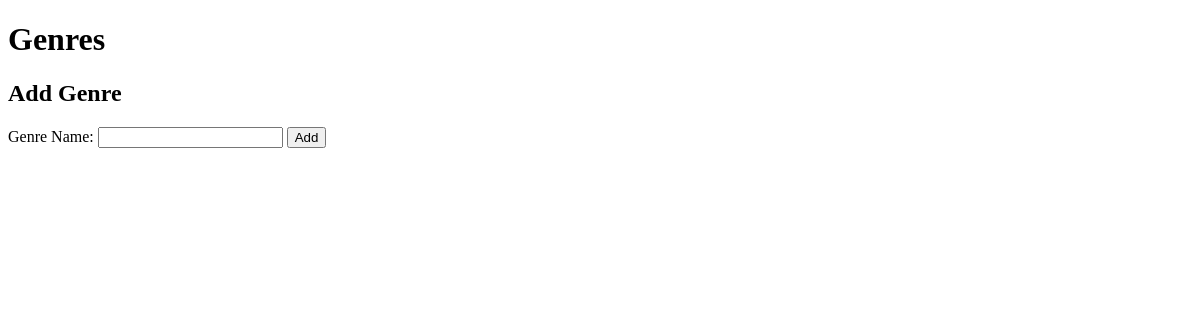
Page /controller/book_controller.php?action=list_genres (signed in) on the earlier database version.
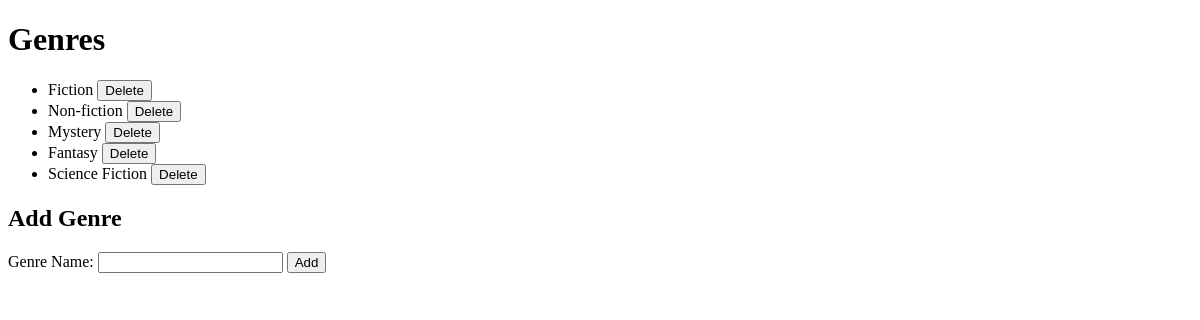
Same page on the later database version.
### tables this page shows
CREATE TABLE IF NOT EXISTS `genres` (
  `genre_id` int NOT NULL AUTO_INCREMENT,
  `name` varchar(100) NOT NULL,
  PRIMARY KEY (`genre_id`)
);

### model/genre_database.php (called while the page is built, shortened)
<?php
function get_genres() {
    global $db;
    $query = 'SELECT * FROM genres ORDER BY genre_id';
    $statement = $db->prepare($query);
    $statement->execute();
    $genres = $statement->fetchAll();
    return $genres;
}
?>

### view/genre_list_view.php (the view, shortened to what this page needs)
<!DOCTYPE html>
<html>
<head>
</head>
<body>
    <h1>Genres</h1>
    <ul>
        <?php foreach ($genres as $genre) : ?>
            <li>
                <?php echo htmlspecialchars($genre['name']); ?>
                <form action="." method="post" style="display:inline;">
                    <button>Delete</button>
                </form>
            </li>
        <?php endforeach; ?>
    </ul>
    <h2>Add Genre</h2>
    <form action="." method="post">
        <label>Genre Name:</label>
        <input type="text" name="name" required>
        <input type="submit" value="Add">
    </form>
</body>
</html>

### controller/book_controller.php (shortened to what this page needs)
<?php
require('../database.php');
require('../model/genre_database.php');
$action = filter_input(INPUT_POST, 'action');
if ($action == NULL) {
    $action = filter_input(INPUT_GET, 'action');
}
if ($action == 'list_books') {
    $genre_id = filter_input(INPUT_GET, 'genre_id', FILTER_VALIDATE_INT);
    if ($genre_id == NULL || $genre_id == FALSE) {
        $genre_id = 1;
    }
    $genre_name = get_genre_name($genre_id);
    $genres = get_genres();
    $books = get_books_by_genre($genre_id);
    include('../view/book_list_view.php');
} else if ($action == 'show_add_form') {
    $genres = get_genres();
    include('../view/add_book_view.php');
} else if ($action == 'list_genres') {
    $genres = get_genres();
    include ('../view/genre_list_view.php');
}
?>

Differences in the rows shown:
added genres: name "Fiction"
added genres: name "Non-fiction"
added genres: name "Mystery"
added genres: name "Fantasy"
added genres: name "Science Fiction"
